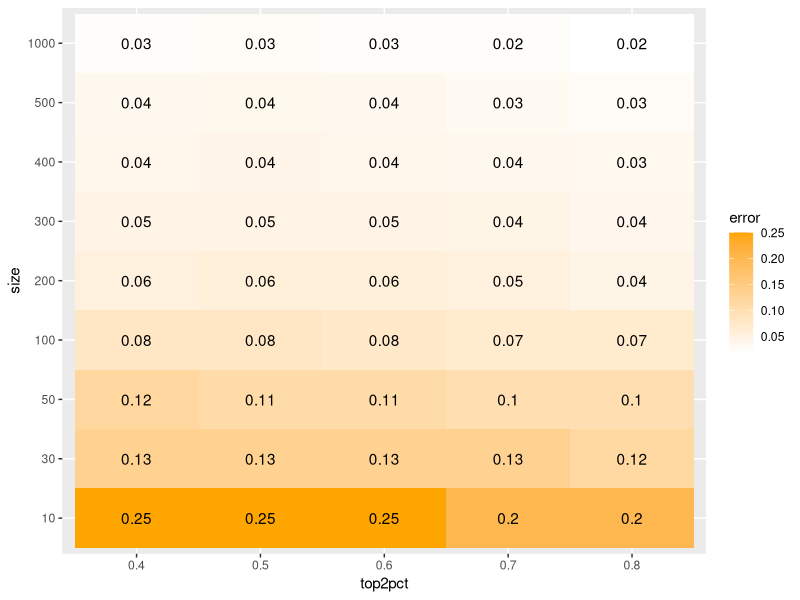

Here is the R script that generated this plot:
simulation <- function(p,n,nintr = 1000){
  # p: a list of probability
  # n: sample size
  # nintr: number of iterations
  ps = NULL
  a = c(5,4,3,2,1)
  for (i in 1:nintr){
    s1 = sample(a, n, prob = p, replace = T)
    ps = c(ps,mean(s1 >= 4)) 
  }
  
  q1 = quantile(ps,0.05)
  q2 = quantile(ps,0.5)
  q3 = quantile(ps,0.95)
  ptop2 = p[1]+p[2]
  delta = (q3-q1)/2
  
  return(c(ptop2 = ptop2,size = n, q1, q2, q3, delta = delta))
}

p1 = c(0.2,0.2,0.3,0.2,0.1)
p2 = c(0.3,0.2,0.2,0.2,0.1)
p3 = c(0.3,0.3,0.2,0.1,0.1)
p4 = c(0.5,0.2,0.1,0.1,0.1)
p5 = c(0.5,0.3,0.05,0.1,0.05)

pls = list(p1,p2,p3,p4,p5)
ns = c(10,30,50,100,200,300,400,500,1000)

res = NULL

for (l in 1:length(pls)) {
  for (i in seq_along(ns)) {
    res = rbind(res,simulation(p = pls[[l]], n = ns[i]))
  }
}

res = data.frame(res)
names(res) <- c("top2pct","size",'q5','q50','q95','error')
res$top2pct = as.factor(res$top2pct)
res$size = as.factor(res$size)

library(ggplot2)
ggplot(res, aes(top2pct, size)) +
  geom_tile(aes(fill = error)) + 
  geom_text(aes(label = round(error, 2))) +
  scale_fill_gradient(low = "white", high = "orange") 
